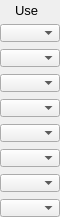
    <widget class="PyDMFrame" name="composite_9">
      <property name="geometry">
        <rect>
          <x>145</x>
          <y>60</y>
          <width>60</width>
          <height>217</height>
        </rect>
      </property>
      <widget class="QLabel" name="text_19">
        <property name="geometry">
          <rect>
            <x>15</x>
            <y>0</y>
            <width>30</width>
            <height>20</height>
          </rect>
        </property>
        <property name="text">
          <string>Use</string>
        </property>
        <property name="font" stdset="0">
          <font>
            <pointsize>10</pointsize>
          </font>
        </property>
        <property name="brush" stdset="0">
          <brush brushstyle="SolidPattern">
            <color alpha="255">
              <red>0</red>
              <green>0</green>
              <blue>0</blue>
            </color>
          </brush>
        </property>
        <property name="toolTip">
          <string>text_19</string>
        </property>
        <property name="alignment">
          <set>Qt::AlignLeading|Qt::AlignLeft|Qt::AlignVCenter</set>
        </property>
        <property name="styleSheet">
          <string notr="true">QLabel#text_19 {
  color: rgb(0, 0, 0);
  }</string>
        </property>
      </widget>
      <widget class="PyDMEnumComboBox" name="menu">
        <property name="geometry">
          <rect>
            <x>0</x>
            <y>24</y>
            <width>60</width>
            <height>18</height>
          </rect>
        </property>
        <property name="toolTip">
          <string>${prefix}${ROI1}Use</string>
        </property>
        <property name="channel" stdset="0">
          <string>ca://${prefix}${ROI1}Use</string>
        </property>
        <property name="font" stdset="0">
          <font>
            <pointsize>10</pointsize>
          </font>
        </property>
        <property name="styleSheet">
          <string notr="true">PyDMEnumComboBox#menu {
  color: rgb(0, 0, 0);
  background-color: rgb(115, 223, 255);
  }</string>
        </property>
      </widget>
      <widget class="PyDMEnumComboBox" name="menu_1">
        <property name="geometry">
          <rect>
            <x>0</x>
            <y>49</y>
            <width>60</width>
            <height>18</height>
          </rect>
        </property>
        <property name="toolTip">
          <string>${prefix}${ROI2}Use</string>
        </property>
        <property name="channel" stdset="0">
          <string>ca://${prefix}${ROI2}Use</string>
        </property>
        <property name="font" stdset="0">
          <font>
            <pointsize>10</pointsize>
          </font>
        </property>
        <property name="styleSheet">
          <string notr="true">PyDMEnumComboBox#menu_1 {
  color: rgb(0, 0, 0);
  background-color: rgb(115, 223, 255);
  }</string>
        </property>
      </widget>
      <widget class="PyDMEnumComboBox" name="menu_2">
        <property name="geometry">
          <rect>
            <x>0</x>
            <y>74</y>
            <width>60</width>
            <height>18</height>
          </rect>
        </property>
        <property name="toolTip">
          <string>${prefix}${ROI3}Use</string>
        </property>
        <property name="channel" stdset="0">
          <string>ca://${prefix}${ROI3}Use</string>
        </property>
        <property name="font" stdset="0">
          <font>
            <pointsize>10</pointsize>
          </font>
        </property>
        <property name="styleSheet">
          <string notr="true">PyDMEnumComboBox#menu_2 {
  color: rgb(0, 0, 0);
  background-color: rgb(115, 223, 255);
  }</string>
        </property>
      </widget>
      <widget class="PyDMEnumComboBox" name="menu_3">
        <property name="geometry">
          <rect>
            <x>0</x>
            <y>99</y>
            <width>60</width>
            <height>18</height>
          </rect>
        </property>
        <property name="toolTip">
          <string>${prefix}${ROI4}Use</string>
        </property>
        <property name="channel" stdset="0">
          <string>ca://${prefix}${ROI4}Use</string>
        </property>
        <property name="font" stdset="0">
          <font>
            <pointsize>10</pointsize>
          </font>
        </property>
        <property name="styleSheet">
          <string notr="true">PyDMEnumComboBox#menu_3 {
  color: rgb(0, 0, 0);
  background-color: rgb(115, 223, 255);
  }</string>
        </property>
      </widget>
      <widget class="PyDMEnumComboBox" name="menu_4">
        <property name="geometry">
          <rect>
            <x>0</x>
            <y>124</y>
            <width>60</width>
            <height>18</height>
          </rect>
        </property>
        <property name="toolTip">
          <string>${prefix}${ROI5}Use</string>
        </property>
        <property name="channel" stdset="0">
          <string>ca://${prefix}${ROI5}Use</string>
        </property>
        <property name="font" stdset="0">
          <font>
            <pointsize>10</pointsize>
          </font>
        </property>
        <property name="styleSheet">
          <string notr="true">PyDMEnumComboBox#menu_4 {
  color: rgb(0, 0, 0);
  background-color: rgb(115, 223, 255);
  }</string>
        </property>
      </widget>
      <widget class="PyDMEnumComboBox" name="menu_5">
        <property name="geometry">
          <rect>
            <x>0</x>
            <y>149</y>
            <width>60</width>
            <height>18</height>
          </rect>
        </property>
        <property name="toolTip">
          <string>${prefix}${ROI6}Use</string>
        </property>
        <property name="channel" stdset="0">
          <string>ca://${prefix}${ROI6}Use</string>
        </property>
        <property name="font" stdset="0">
          <font>
            <pointsize>10</pointsize>
          </font>
        </property>
        <property name="styleSheet">
          <string notr="true">PyDMEnumComboBox#menu_5 {
  color: rgb(0, 0, 0);
  background-color: rgb(115, 223, 255);
  }</string>
        </property>
      </widget>
      <widget class="PyDMEnumComboBox" name="menu_6">
        <property name="geometry">
          <rect>
            <x>0</x>
            <y>174</y>
            <width>60</width>
            <height>18</height>
          </rect>
        </property>
        <property name="toolTip">
          <string>${prefix}${ROI7}Use</string>
        </property>
        <property name="channel" stdset="0">
          <string>ca://${prefix}${ROI7}Use</string>
        </property>
        <property name="font" stdset="0">
          <font>
            <pointsize>10</pointsize>
          </font>
        </property>
        <property name="styleSheet">
          <string notr="true">PyDMEnumComboBox#menu_6 {
  color: rgb(0, 0, 0);
  background-color: rgb(115, 223, 255);
  }</string>
        </property>
      </widget>
      <widget class="PyDMEnumComboBox" name="menu_7">
        <property name="geometry">
          <rect>
            <x>0</x>
            <y>199</y>
            <width>60</width>
            <height>18</height>
          </rect>
        </property>
        <property name="toolTip">
          <string>${prefix}${ROI8}Use</string>
        </property>
        <property name="channel" stdset="0">
          <string>ca://${prefix}${ROI8}Use</string>
        </property>
        <property name="font" stdset="0">
          <font>
            <pointsize>10</pointsize>
          </font>
        </property>
        <property name="styleSheet">
          <string notr="true">PyDMEnumComboBox#menu_7 {
  color: rgb(0, 0, 0);
  background-color: rgb(115, 223, 255);
  }</string>
        </property>
      </widget>
    </widget>
